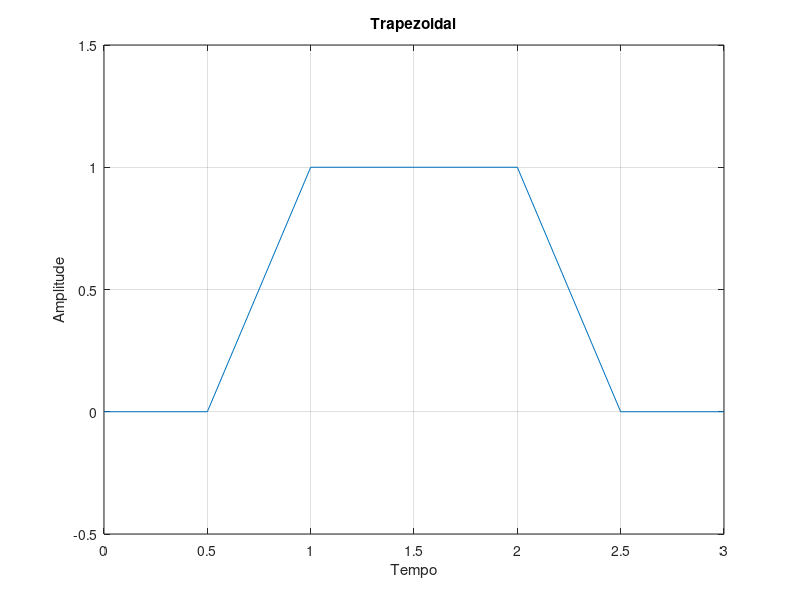
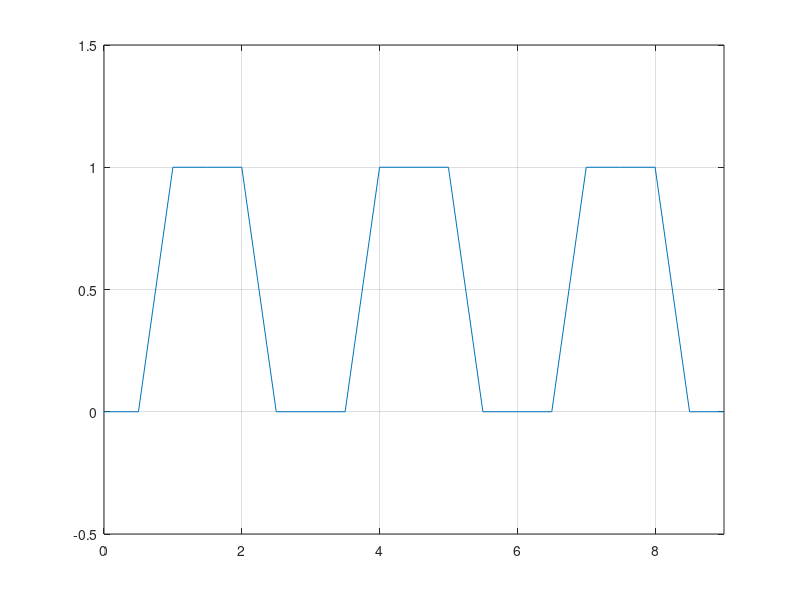

Write MATLAB code to recreate these figures, in order.
clear ; clc
Ti = 0 ; % tempo inicial
Pa = 0.5 ; % passo
Tf = 3 ; % tempo final
t=Ti:Pa:Tf;
y=trapmf(t,[.5 1 2 2.5]);
figure(1),plot (t,y);
axis ([0 max(t) -0.5 1.5]);
xlabel ('Tempo');
ylabel ('Amplitude');
title ('Trapezoidal');
grid on  
% 
T = [t t+Tf t+2*Tf] ;
Y = [y y y] ;
figure(2),plot(T,Y)
axis ([0 max(T) -0.5 1.5]);
grid on 
